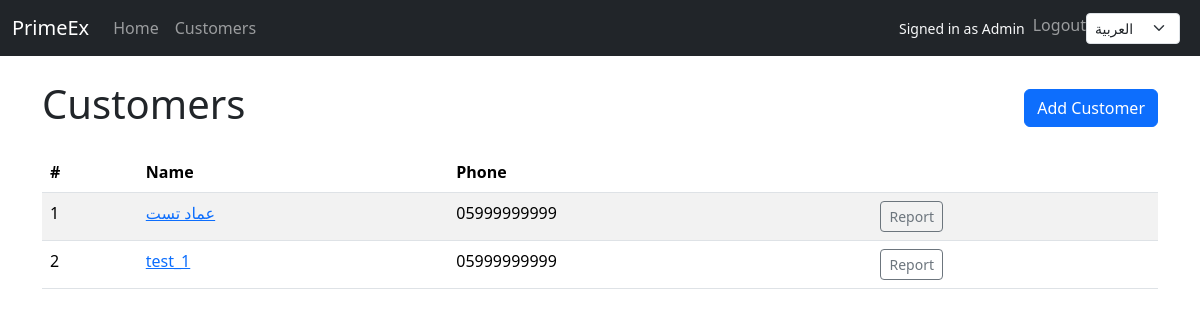
The app's page /en/customers/ (signed in), older data.
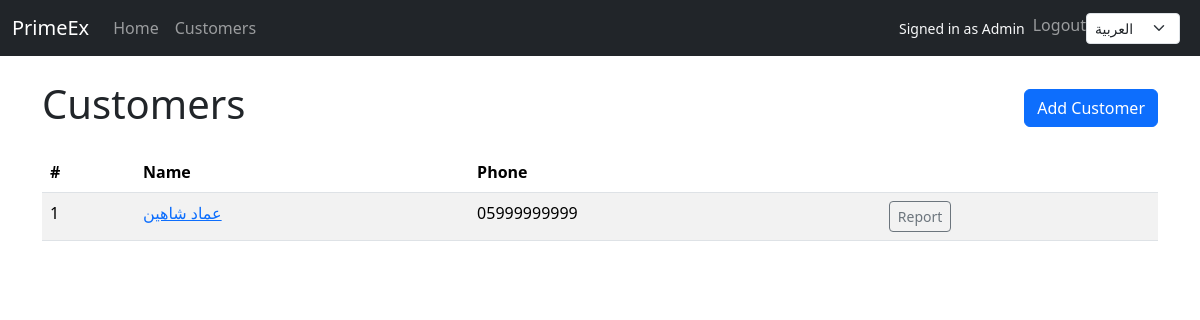
The same page, newer data.
### cashbox/models.py (models this page shows, shortened)
class Customer(models.Model):
    name = models.CharField(max_length=200)
    phone = models.CharField(max_length=50, blank=True)
    created_at = models.DateTimeField(auto_now_add=True)

### cashbox/views.py (the view)
# urls.py: path("customers/", CustomerListView.as_view(), name="customer_list"),
class CustomerListView(LoginRequiredMixin, ListView):
    model = Customer
    paginate_by = 20
    template_name = "cashbox/customer_list.html"

### cashbox/context_processors.py (called while the page is built)
def nav_customers(request):
    customers = Customer.objects.all().only("id", "name").order_by("name")
    return {"nav_customers": customers}

### templates/cashbox/customer_list.html
{% extends "base.html" %}
{% load i18n humanize %}
{% block content %}
<div class="d-flex justify-content-between align-items-center mb-3">
  <h1>{% trans "Customers" %}</h1>
  {% if perms.cashbox.add_customer %}
    <a class="btn btn-primary" href="{% url 'customer_create' %}">{% trans "Add Customer" %}</a>
  {% endif %}
  </div>
<div class="table-responsive">
  <table class="table table-striped">
    <thead>
      <tr>
        <th>#</th>
        <th>{% trans "Name" %}</th>
        <th>{% trans "Phone" %}</th>
        <th></th>
      </tr>
    </thead>
    <tbody>
      {% for obj in object_list %}
      <tr>
        <td>{{ forloop.counter }}</td>
        <td><a href="{% url 'customer_report' obj.pk %}">{{ obj.name }}</a></td>
        <td>{{ obj.phone }}</td>
        <td>
          <a class="btn btn-sm btn-outline-secondary" href="{% url 'customer_report' obj.pk %}">{% trans "Report" %}</a>
        </td>
      </tr>
      {% empty %}
      <tr><td colspan="4" class="text-center text-muted">{% trans "No customers yet." %}</td></tr>
      {% endfor %}
    </tbody>
  </table>
</div>
{% endblock %}

Row changes from the older to the newer data that the page shows:
removed Customer: name "عماد تست", phone "05999999999"
removed Customer: name "test_1", phone "05999999999"
added Customer: name "عماد شاهين", phone "05999999999"
